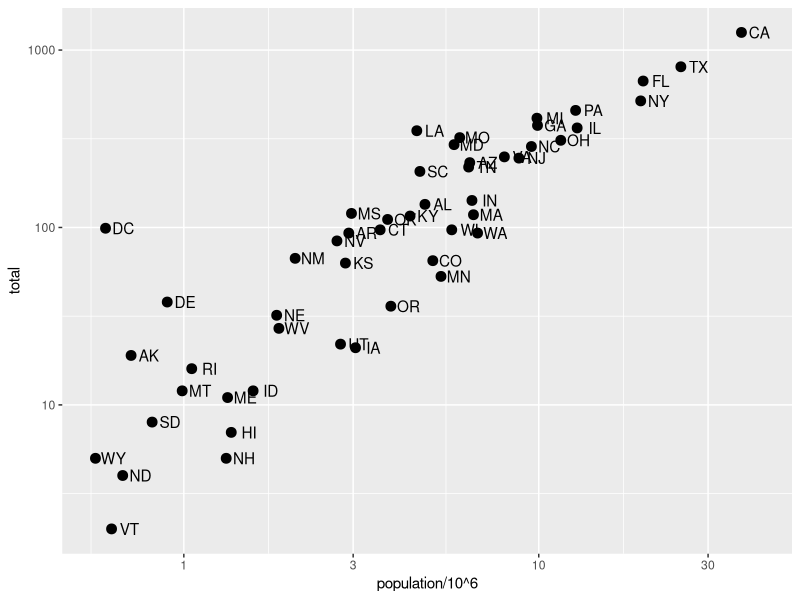
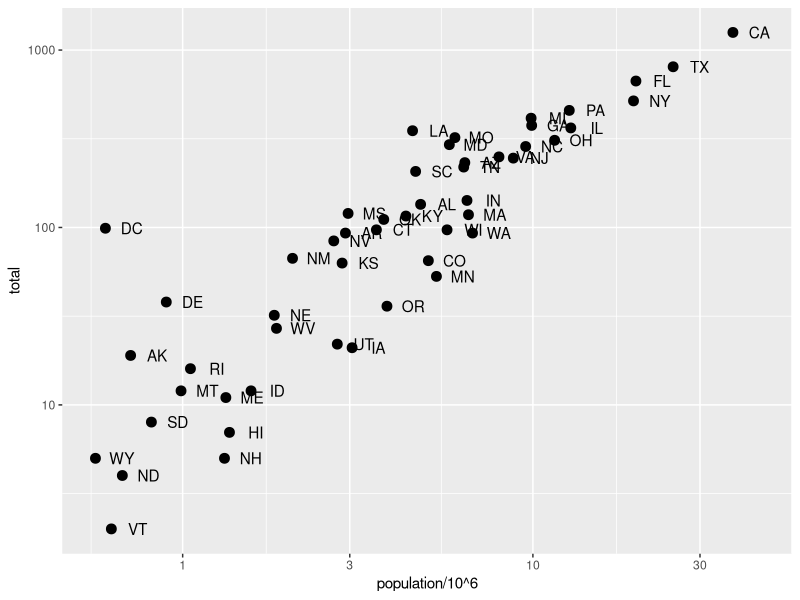
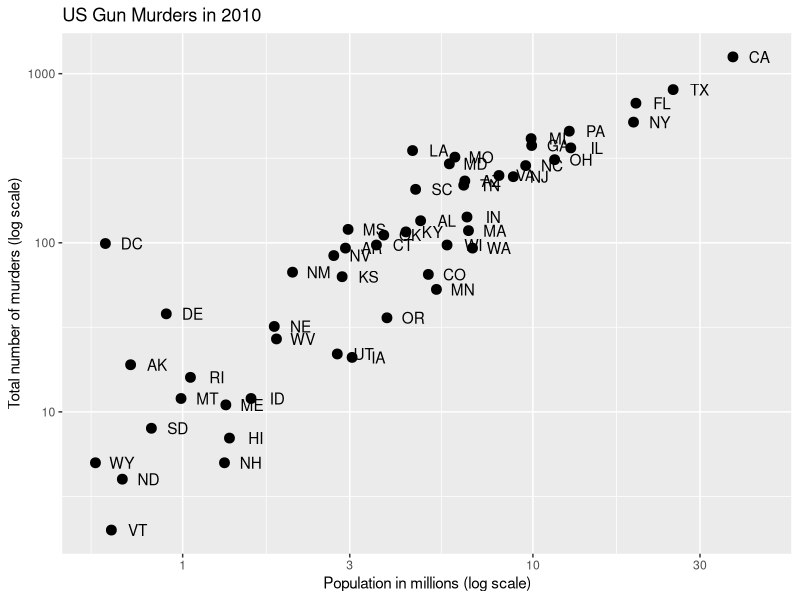
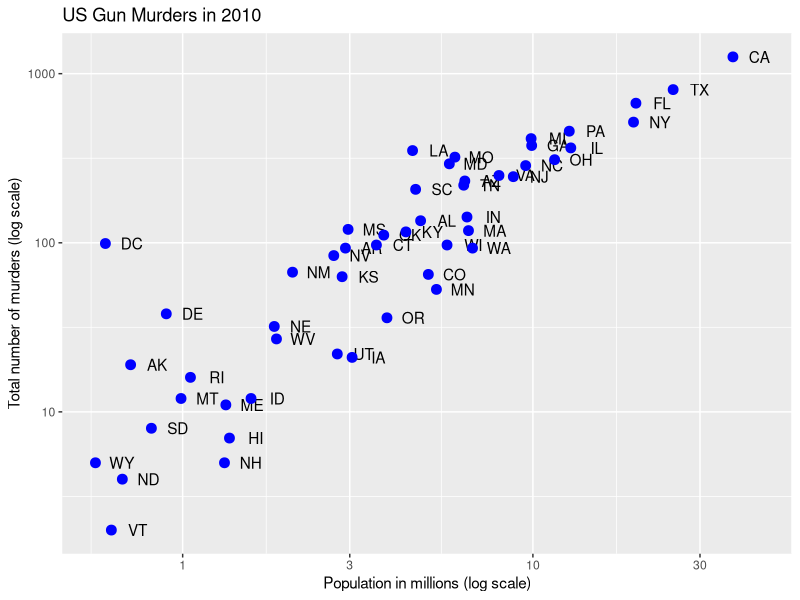
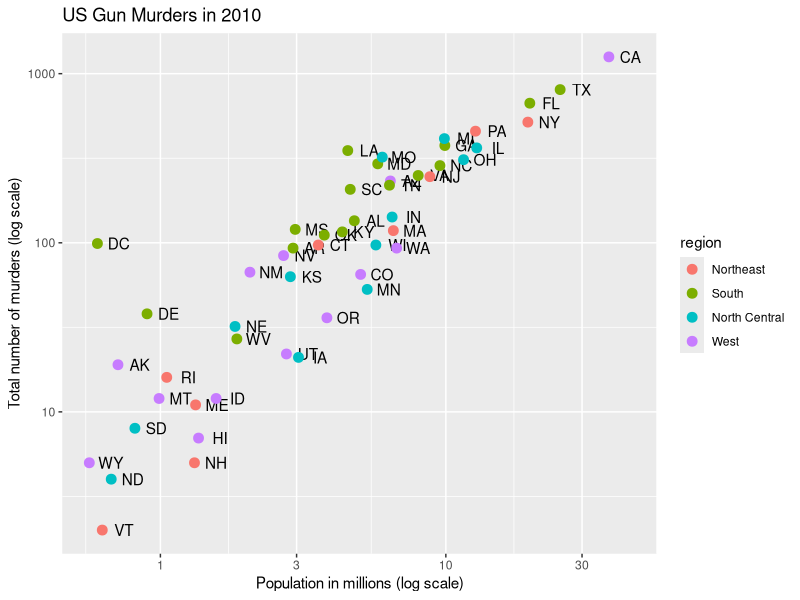
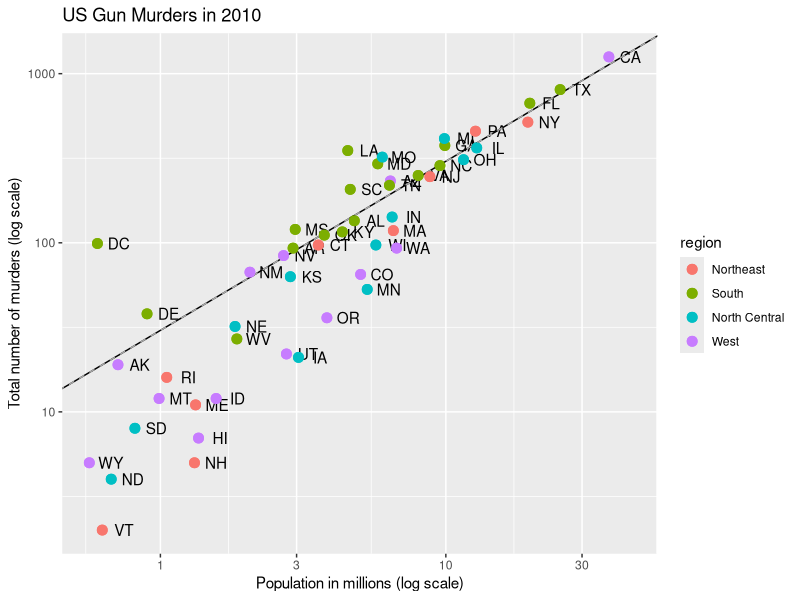

Generate these figures, in order, with R:
# define p
library(tidyverse)
library(dslabs)
data(murders)
p <- murders %>% ggplot(aes(population/10^6, total, label = abb))

# log base 10 scale the x-axis and y-axis
p + geom_point(size = 3) +
  geom_text(nudge_x = 0.05) +
  scale_x_continuous(trans = "log10") +
  scale_y_continuous(trans = "log10")

# efficient log scaling of the axes
p + geom_point(size = 3) +
  geom_text(nudge_x = 0.075) +
  scale_x_log10() +
  scale_y_log10()
p + geom_point(size = 3) +
  geom_text(nudge_x = 0.075) +
  scale_x_log10() +
  scale_y_log10() +
  xlab("Population in millions (log scale)") +
  ylab("Total number of murders (log scale)") +
  ggtitle("US Gun Murders in 2010")
# redefine p to be everything except the points layer
p <- murders %>%
  ggplot(aes(population/10^6, total, label = abb)) +
  geom_text(nudge_x = 0.075) +
  scale_x_log10() +
  scale_y_log10() +
  xlab("Population in millions (log scale)") +
  ylab("Total number of murders (log scale)") +
  ggtitle("US Gun Murders in 2010")

# make all points blue
p + geom_point(size = 3, color = "blue")

# color points by region
p + geom_point(aes(col = region), size = 3)
# define average murder rate
r <- murders %>%
  summarize(rate = sum(total) / sum(population) * 10^6) %>%
  pull(rate)

# basic line with average murder rate for the country
p <- p + geom_point(aes(col = region), size = 3) +
  geom_abline(intercept = log10(r))    # slope is default of 1

# change line to dashed and dark grey, line under points
p + 
  geom_abline(intercept = log10(r), lty = 2, color = "darkgrey") +
  geom_point(aes(col = region), size = 3)
p <- p + scale_color_discrete(name = "Region")    # capitalize legend title
